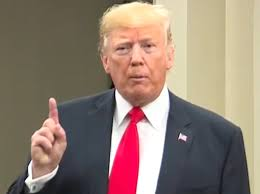
#> input picture person_img.jpg, 260 x 194 px, given in place of the camera
$ python LearnOpencv_Perfect_Binarization.py
#> lines starting #> are read from the running program, lines starting #| are printed output that depends on the picture; after the words box and inside, x2 and y2 are one past the last pixel; in counts of white or black regions, pixels touching at a corner belong together
import cv2
import time
import numpy as np

def WindowResize(src,x,y):              #윈도우 창 크기 조정
    return cv2.resize(src,(x,y))
def DefaultWindowResize(src):
    return cv2.flip(cv2.resize(src,(300,300)),1) #화면 좌우 반전 + 크기조정


cap = cv2.VideoCapture(0)
prevTime = 0
while(True):
    ret, hand = cap.read()
#> hand is the input picture: shape (194, 260, 3); mean B, G, R 114.7, 127.5, 146.9
    #####ShowFPS###############################################################
    curTime = time.time()
    sec = curTime - prevTime
    prevTime = curTime
    fps = 1 / (sec)
    str = "FPS : %0.1f" % fps
    cv2.putText(hand, str, (0, 100), cv2.FONT_HERSHEY_SIMPLEX, 1, (0, 0, 0))
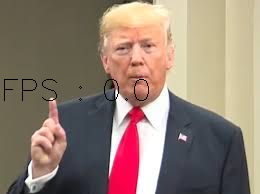
#> hand: shape (194, 260, 3); 0.53% of pixels changed, all inside (x1, y1, x2, y2) = (4, 79, 149, 101)
    ############################################################################
    HSV = cv2.cvtColor(hand,cv2.COLOR_BGR2HSV)
#> HSV: shape (194, 260, 3); mean H, S, V 50.8, 66.1, 149.7
    gray = cv2.cvtColor(hand,cv2.COLOR_BGR2GRAY)

    gaus = cv2.adaptiveThreshold(gray,255,cv2.ADAPTIVE_THRESH_GAUSSIAN_C,cv2.THRESH_BINARY,155,1)
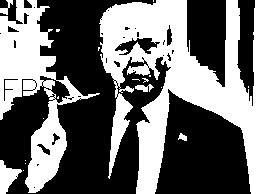
#> gaus: shape (194, 260); 43.1% white; 19 white regions (13 under 20 px), largest, box (x1, y1, x2, y2) and area: (99, 0, 260, 194) 14560, (0, 0, 100, 193) 6498, (0, 160, 22, 194) 390, (135, 84, 154, 92) 87, (0, 0, 13, 15) 78, (178, 133, 187, 141) 45
    ret2, otsu = cv2.threshold(gray,125,255,cv2.THRESH_BINARY+cv2.THRESH_OTSU)
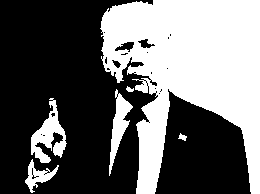
#> otsu: shape (194, 260); 40.9% white; 6 white regions, box (x1, y1, x2, y2) and area: (100, 0, 260, 194) 18354, (31, 98, 67, 163) 1034, (109, 89, 133, 176) 757, (25, 159, 59, 193) 405, (178, 133, 187, 141) 39, (126, 86, 134, 92) 30
#> ret2 = 142
    ret3, threshold1 = cv2.threshold(gray,100,255,cv2.THRESH_TOZERO)
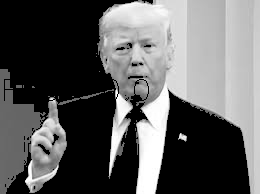
#> threshold1: shape (194, 260); min 0, max 255, mean 94


    ######모폴로지####
    kernel = np.ones((11,11),np.uint8)
    result = cv2.morphologyEx(gray,cv2.MORPH_CLOSE,kernel)
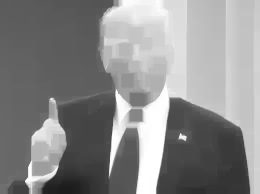
#> result: shape (194, 260); min 28, max 255, mean 137.8
    ret1, threshold = cv2.threshold(result, 124, 255, cv2.THRESH_BINARY)
#> threshold: shape (194, 260); 45.6% white; 3 white regions, box (x1, y1, x2, y2) and area: (98, 0, 260, 194) 20822, (25, 97, 67, 194) 2119, (178, 133, 187, 141) 44

    cv2.imshow("Morphlogy",result)
    cv2.imshow("Gray",DefaultWindowResize(gray))
    cv2.imshow("Main",DefaultWindowResize(hand))
    cv2.imshow("GlobalThreshold",DefaultWindowResize(threshold))
    cv2.imshow("Gausian",DefaultWindowResize(gaus))
    cv2.imshow("Otsu",DefaultWindowResize(otsu))
#> in DefaultWindowResize (call 5), `return cv2.flip(cv2.resize(src,(300,300)),1)`:
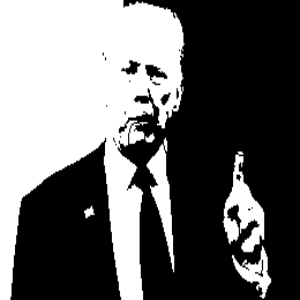
#> returned value: shape (300, 300); min 0, max 255, mean 104.2
    cv2.imshow("threshold TOZERO",DefaultWindowResize(threshold1))
#> in DefaultWindowResize (call 6), `return cv2.flip(cv2.resize(src,(300,300)),1)`:
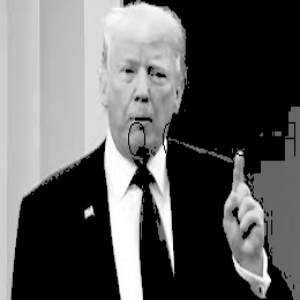
#> returned value: shape (300, 300); min 0, max 255, mean 93.9


    if cv2.waitKey(1) & 0xff == ord('q'):  # q버튼을 누르면 영상 꺼짐
#> (key q is pressed here)
        break
cap.release()
cv2.destroyAllWindows()
